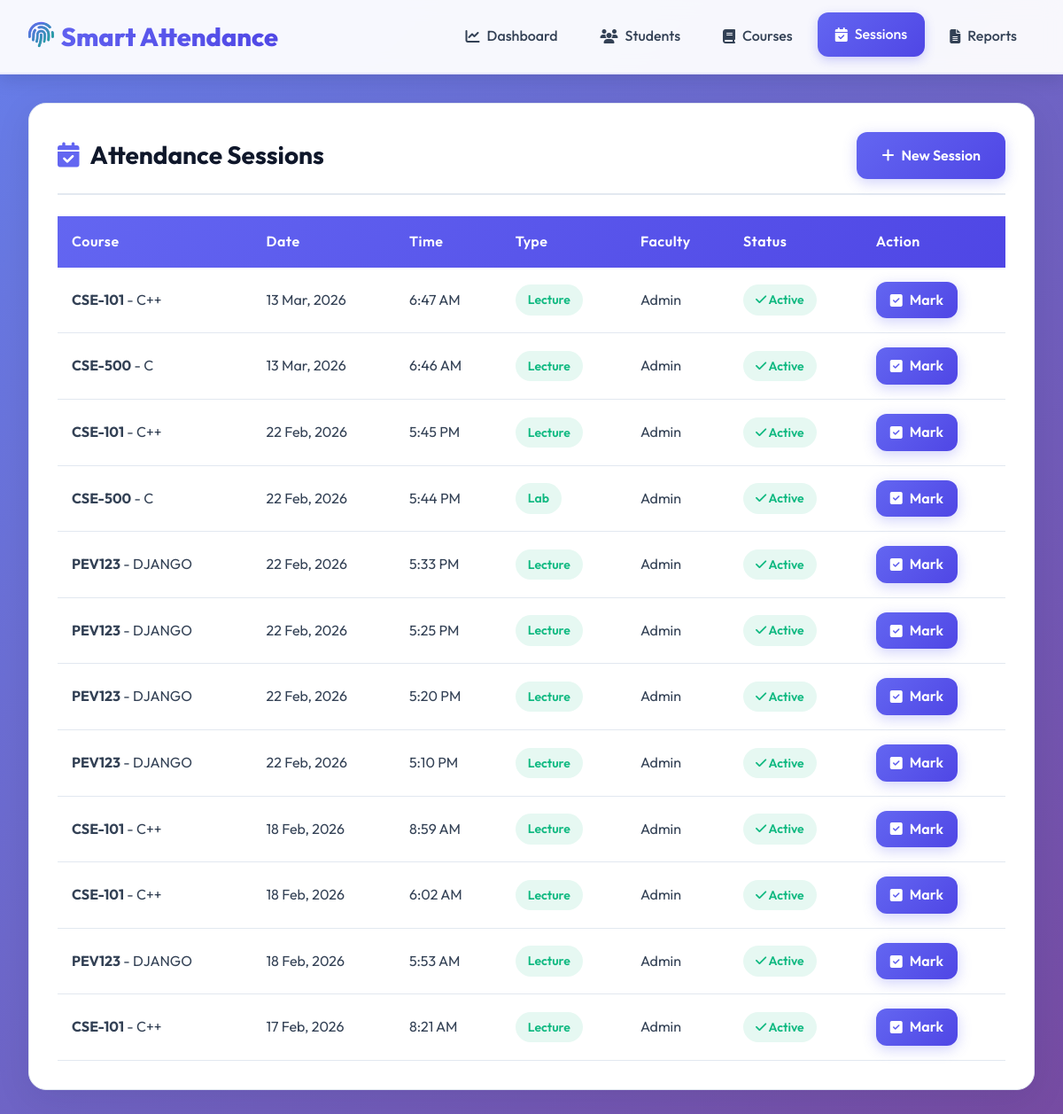
The app's page /sessions/ with its own data.
### core/models.py (models this page shows, shortened)
class AttendanceSession(models.Model):
    course = models.ForeignKey(Course, on_delete=models.CASCADE, related_name='sessions')
    faculty = models.ForeignKey(User, on_delete=models.SET_NULL, null=True)
    session_date = models.DateField(default=timezone.now)
    session_time = models.TimeField(default=timezone.now)
    session_type = models.CharField(
        max_length=20,
        choices=[
            ('lecture', 'Lecture'),
            ('lab', 'Lab'),
            ('tutorial', 'Tutorial'),
        ],
        default='lecture'
    )
    created_at = models.DateTimeField(auto_now_add=True)
    is_active = models.BooleanField(default=True)
    class Meta:
        ordering = ['-session_date', '-session_time']
        unique_together = ['course', 'session_date', 'session_time']

class Course(models.Model):
    course_code = models.CharField(max_length=20, unique=True)
    course_name = models.CharField(max_length=200)
    faculty = models.ForeignKey(User, on_delete=models.SET_NULL, null=True, related_name='courses')
    created_at = models.DateTimeField(auto_now_add=True)
    class Meta:
        ordering = ['course_name']

### core/views.py (the view)
# urls.py: path('sessions/', views.session_list, name='session_list'),
def session_list(request):
    sessions = AttendanceSession.objects.select_related(
        'course', 'faculty'
    ).order_by('-session_date', '-session_time')
    date_filter = request.GET.get('date', '')
    if date_filter:
        sessions = sessions.filter(session_date=date_filter)
    course_id = request.GET.get('course', '')
    if course_id:
        sessions = sessions.filter(course_id=course_id)
    courses = Course.objects.all()
    context = {
        'sessions': sessions,
        'courses': courses,
        'date_filter': date_filter,
        'selected_course': course_id,
    }
    return render(request, 'core/session_list.html', context)

### core/templates/core/session_list.html (shortened to what this page needs)
{% extends 'core/base.html' %}
{% block content %}
<div class="card">
    <div class="card-header" style="display: flex; justify-content: space-between; align-items: center;">
        <h1 class="card-title">
            <i class="fas fa-calendar-check"></i>
            Attendance Sessions
        </h1>
        <a href="{% url 'session_create' %}" class="btn btn-primary">
            <i class="fas fa-plus"></i> New Session
        </a>
    </div>
    {% if sessions %}
    <table class="table">
        <thead>
            <tr>
                <th>Course</th>
                <th>Date</th>
                <th>Time</th>
                <th>Type</th>
                <th>Faculty</th>
                <th>Status</th>
                <th>Action</th>
            </tr>
        </thead>
        <tbody>
            {% for session in sessions %}
            <tr>
                <td><strong>{{ session.course.course_code }}</strong> - {{ session.course.course_name }}</td>
                <td>{{ session.session_date|date:"d M, Y" }}</td>
                <td>{{ session.session_time|time:"g:i A" }}</td>
                <td><span class="badge badge-success">{{ session.get_session_type_display }}</span></td>
                <td>{{ session.faculty.get_full_name|default:"Admin" }}</td>
                <td>
                    {% if session.is_active %}
                    <span class="badge badge-success"><i class="fas fa-check"></i> Active</span>
                    {% else %}
                    <span class="badge badge-danger"><i class="fas fa-lock"></i> Closed</span>
                    {% endif %}
                </td>
                <td>
                    <a href="{% url 'mark_attendance' session.id %}" class="btn btn-primary" style="padding: 0.5rem 1rem;">
                        <i class="fas fa-check-square"></i> Mark
                    </a>
                </td>
            </tr>
            {% endfor %}
        </tbody>
    </table>
    {% endif %}
</div>
{% endblock %}

### core/templates/core/base.html (style rules this page uses)
:root { --primary: #6366f1; --primary-dark: #4f46e5; --primary-light: #818cf8; --secondary: #10b981; --danger: #ef4444; --warning: #f59e0b; --dark: #0f172a; --dark-light: #1e293b; --light: #f8fafc; --text: #334155; --text-light: #64748b; --border: #e2e8f0; --shadow: rgba(15, 23, 42, 0.08); --shadow-lg: rgba(15, 23, 42, 0.15); }
* { margin: 0; padding: 0; box-sizing: border-box; }
body { font-family: 'Outfit', sans-serif; background: linear-gradient(135deg, #667eea 0%, #764ba2 100%); background-attachment: fixed; color: var(--text); line-height: 1.6; min-height: 100vh; }
.card { background: white; border-radius: 20px; padding: 2rem; box-shadow: 0 10px 40px var(--shadow); margin-bottom: 2rem; border: 1px solid var(--border); transition: transform 0.3s ease, box-shadow 0.3s ease; }
.card-header { margin-bottom: 1.5rem; padding-bottom: 1rem; border-bottom: 2px solid var(--border); }
.card-title { font-size: 1.75rem; font-weight: 700; color: var(--dark); display: flex; align-items: center; gap: 0.75rem; }
.card-title i { color: var(--primary); }
.btn { padding: 0.875rem 1.75rem; border: none; border-radius: 12px; font-size: 1rem; font-weight: 600; cursor: pointer; transition: all 0.3s ease; display: inline-flex; align-items: center; gap: 0.5rem; text-decoration: none; font-family: 'Outfit', sans-serif; }
.btn-primary { background: linear-gradient(135deg, var(--primary), var(--primary-dark)); color: white; box-shadow: 0 4px 15px rgba(99, 102, 241, 0.3); }
.table { width: 100%; border-collapse: collapse; margin-top: 1rem; }
.table thead { background: linear-gradient(135deg, var(--primary), var(--primary-dark)); color: white; }
.table th, .table td { padding: 1rem; text-align: left; }
.table th { font-weight: 600; letter-spacing: 0.5px; }
.table tbody tr { border-bottom: 1px solid var(--border); transition: background 0.2s ease; }
.badge { padding: 0.375rem 0.875rem; border-radius: 20px; font-size: 0.875rem; font-weight: 600; display: inline-block; }
.badge-success { background: rgba(16, 185, 129, 0.1); color: var(--secondary); }

### records on screen
AttendanceSession: course.course_code "CSE-101", course.course_name "C++", session_date "13 Mar, 2026", session_time "6:47 AM", session_type "Lecture", faculty.get_full_name "Admin", is_active True (drawn)
AttendanceSession: course.course_code "CSE-500", course.course_name "C", session_date "13 Mar, 2026", session_time "6:46 AM", session_type "Lecture", faculty.get_full_name "Admin", is_active True (drawn)
AttendanceSession: course.course_code "CSE-101", course.course_name "C++", session_date "22 Feb, 2026", session_time "5:45 PM", session_type "Lecture", faculty.get_full_name "Admin", is_active True (drawn)
AttendanceSession: course.course_code "CSE-500", course.course_name "C", session_date "22 Feb, 2026", session_time "5:44 PM", session_type "Lab", faculty.get_full_name "Admin", is_active True (drawn)
AttendanceSession: course.course_code "PEV123", course.course_name "DJANGO", session_date "22 Feb, 2026", session_time "5:33 PM", session_type "Lecture", faculty.get_full_name "Admin", is_active True (drawn)
AttendanceSession: course.course_code "PEV123", course.course_name "DJANGO", session_date "22 Feb, 2026", session_time "5:25 PM", session_type "Lecture", faculty.get_full_name "Admin", is_active True (drawn)
AttendanceSession: course.course_code "PEV123", course.course_name "DJANGO", session_date "22 Feb, 2026", session_time "5:20 PM", session_type "Lecture", faculty.get_full_name "Admin", is_active True (drawn)
AttendanceSession: course.course_code "PEV123", course.course_name "DJANGO", session_date "22 Feb, 2026", session_time "5:10 PM", session_type "Lecture", faculty.get_full_name "Admin", is_active True (drawn)
AttendanceSession: course.course_code "CSE-101", course.course_name "C++", session_date "18 Feb, 2026", session_time "8:59 AM", session_type "Lecture", faculty.get_full_name "Admin", is_active True (drawn)
AttendanceSession: course.course_code "CSE-101", course.course_name "C++", session_date "18 Feb, 2026", session_time "6:02 AM", session_type "Lecture", faculty.get_full_name "Admin", is_active True (drawn)
AttendanceSession: course.course_code "PEV123", course.course_name "DJANGO", session_date "18 Feb, 2026", session_time "5:53 AM", session_type "Lecture", faculty.get_full_name "Admin", is_active True (drawn)
AttendanceSession: course.course_code "CSE-101", course.course_name "C++", session_date "17 Feb, 2026", session_time "8:21 AM", session_type "Lecture", faculty.get_full_name "Admin", is_active True (drawn)
